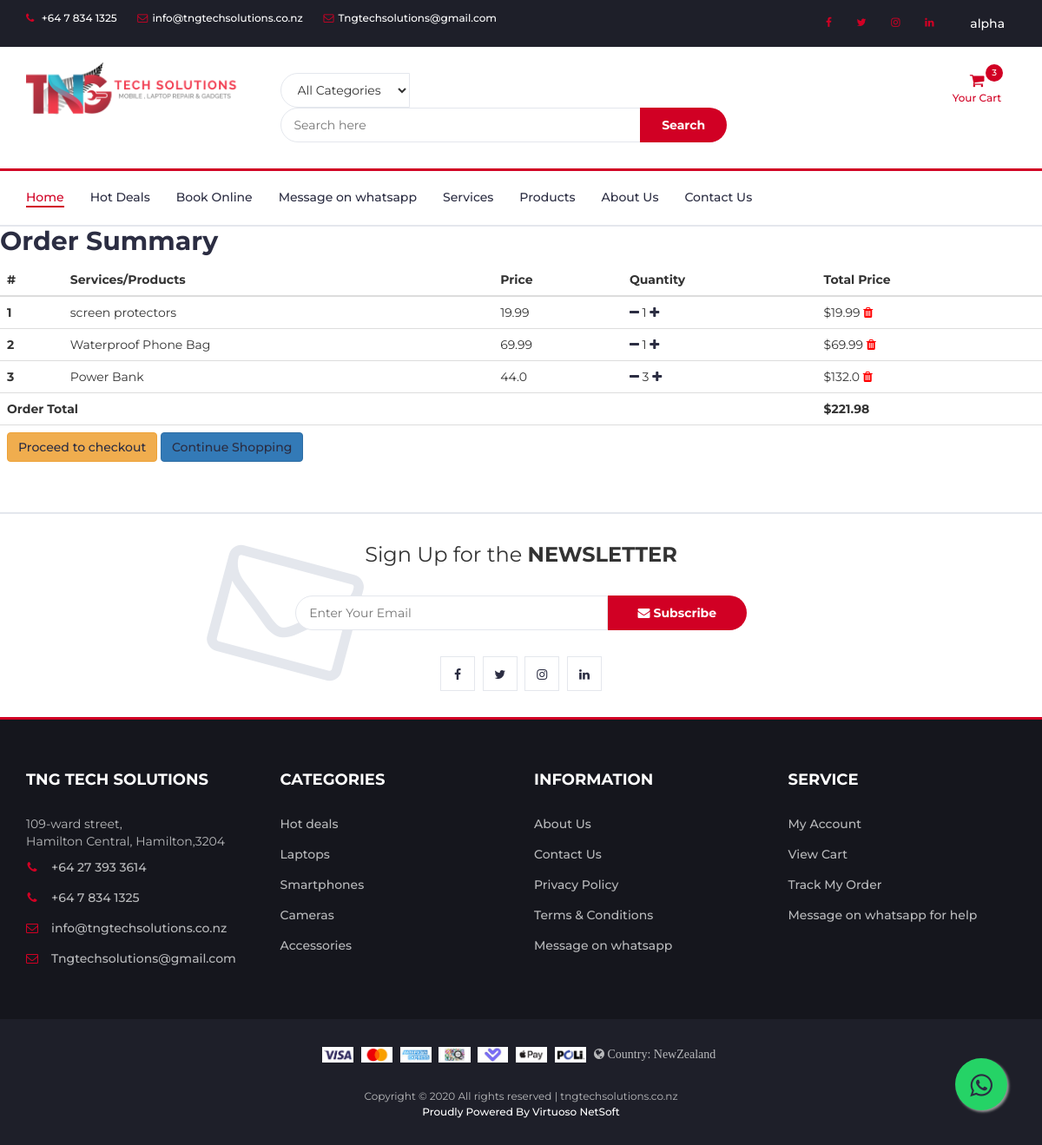
/order-summary/ (signed in), run on an earlier commit of the app's database.
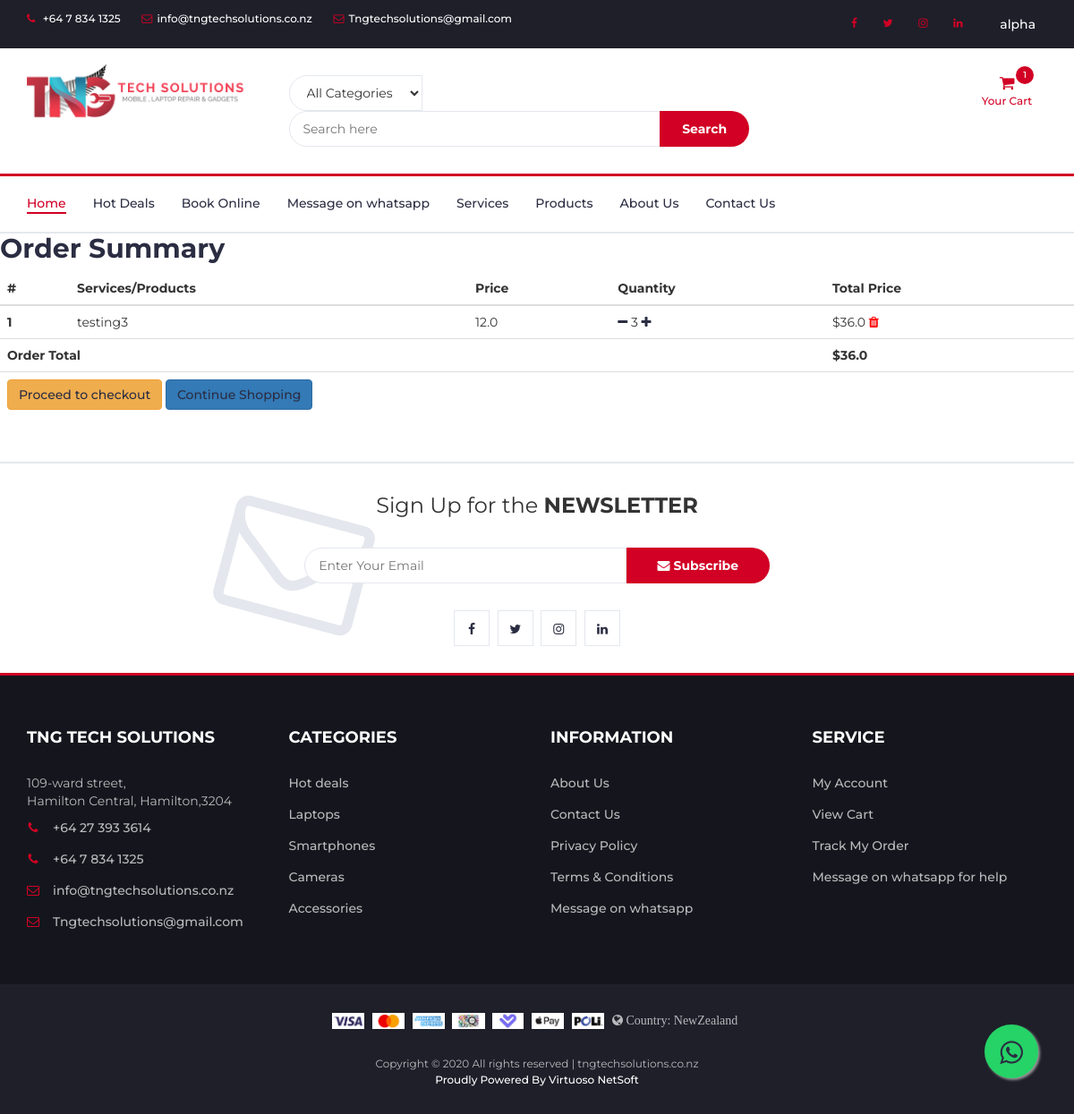
And on a later commit of the database.
### prod/models.py (models this page shows, shortened)
class Order(models.Model):
    user=models.ForeignKey(User,on_delete=models.CASCADE)
    ref_code=models.CharField(max_length=20,blank=True,null=True)
    tngproduct=models.ManyToManyField(OrderItem)
    ordered=models.BooleanField(default=False)
    start_date=models.DateTimeField(default=timezone.now)
    ordered_date=models.DateTimeField()
    shipping_address=models.ForeignKey('Address',related_name='shipping_address',on_delete=models.SET_NULL,blank=True,null=True)
    billing_address=models.ForeignKey('Address',related_name='billing_address',on_delete=models.SET_NULL,blank=True,null=True)
    payment=models.ForeignKey('Payment',on_delete=models.SET_NULL,blank=True,null=True)
    coupon = models.ForeignKey('Coupon',on_delete=models.SET_NULL,blank=True,null=True)
    being_delivered=models.BooleanField(default=False)
    received=models.BooleanField(default=False)
    refund_requested=models.BooleanField(default=False)
    refund_granted=models.BooleanField(default=False)
    def get_total(self):
        total=0
        for order_item in self.tngproduct.all():
            total+=order_item.get_final_price()
        if self.coupon:
            total-=self.coupon.amount
        return total

class OrderItem(models.Model):
    user=models.ForeignKey(User,on_delete=models.CASCADE)
    ordered=models.BooleanField(default=False)
    tngproducts=models.ForeignKey(TngProducts,on_delete=models.CASCADE,default='')
    quantity=models.IntegerField(default=1)
    product_colour = models.CharField(max_length=30,blank=True,null=True)
    product_model = models.CharField(max_length=30,blank=True,null=True)
    def get_total_item_price(self):
        return self.quantity * self.tngproducts.Price
    def get_final_price(self):
        if self.tngproducts.Discount_Price:
            return self.get_total_discount_price()
        return self.get_total_item_price()

class TngProducts(models.Model):
    CATEGORY_CHOICES=(
        ('MA','Mobile Accessories'),
        ('LA','Laptop Accessories'),
        ('TA','Tablet Accessories'),
        ('EG','Electronic Gadgets'),
        ('NA','Latest Accessories'),
        ('MR','Mobile Repair'),
        ('LR','Laptop/Computer Repair'),
        ('TR','iPad/Tablet Repair')
    )
    Name=models.CharField(max_length=100)
    Details=models.TextField()
    Additional_Details=models.TextField(blank=True,null=True)
    Price=models.FloatField()
    Discount_Price=models.FloatField(blank=True,null=True)
    category=models.CharField(max_length=2,choices=CATEGORY_CHOICES,default='A')
    subcategory = models.CharField(max_length = 100,default='none')
    brand = models.CharField(max_length = 50,default='none')
    model = models.CharField(max_length = 100,default='none')
    label=models.CharField(max_length=1,choices=LABEL_CHOICES,default='R')
    slug=models.SlugField(unique = True)
    image=models.ImageField(upload_to='product_pics')
    image1=models.ImageField(null=True,blank=True,upload_to='product_pics')
    image2=models.ImageField(null=True,blank=True,upload_to='product_pics')
    image3=models.ImageField(null=True,blank=True,upload_to='product_pics')
    image4=models.ImageField(null=True,blank=True,upload_to='product_pics')
    """ def save(self,*args,**kwargs):
        self.slug = slugify(''.join(random.choices(string.ascii_lowercase + string.digits, k=6)))
        super(TngProducts,self).save(self,*args,**kwargs) """
    class Meta:
        verbose_name_plural = 'Products'

### prod/views.py (the view)
# urls.py: path('order-summary/',ob.OrderSummaryView.as_view(),name='order-summary'),
class OrderSummaryView(View):
    def get(self,*args,**kwargs):
        if self.request.user.is_authenticated:
            try:
                order=Order.objects.get(user=self.request.user,ordered=False)
                context={
                    'object':order
                }
                return render(self.request,'prod/order-summary.html',context)
            except ObjectDoesNotExist:
                messages.warning(self.request,f'You do not have an active order')
                return redirect("/")
        else :
            prs = TngProducts.objects.all()
            context = {
                'prs': prs
            }
            return render(self.request,'prod/order-summary.html',context)

### prod/templates/prod/order-summary.html (shortened to what this page needs)
{% extends "prod/base.html" %}
{% block secheku %}
<div class="table-responsive">
  <h2>Order Summary</h2>
  <table class="table">
    <thead>
      <tr>
        <th scope="col">#</th>
        <th scope="col">Services/Products</th>
        <th scope="col">Price</th>
        <th scope="col">Quantity</th>
        <th scope="col">Total Price</th>
      </tr>
    </thead>
    {% if user.is_authenticated %}
    <tbody>
      {% for order_item in object.tngproduct.all %}
      <tr>
        <th scope="row">{{ forloop.counter }}</th>
        <td>{{ order_item.tngproducts.Name }}</td>
        <td>{{ order_item.tngproducts.Price }}</td>
        <td>
          <a href="{% url 'removeitemfromcart' order_item.tngproducts.slug %}"><i class="fa fa-minus mr-2"></i></a>
            {{ order_item.quantity }}
          <a href="{% url 'addtocart' order_item.tngproducts.slug %}"><i class="fa fa-plus ml-2"></i></a>
        </td>
        <td>
          {% if order_item.tngproducts.Discount_Price %}
            ${{ order_item.get_total_discount_price }}
            <span class="badge badge-primary">saving ${{ order_item.get_amount_save }}</span>
          {% else %}
            ${{ order_item.get_total_item_price }}
          {% endif %}
          <a style="color:red;" href="{% url 'removefromcart' order_item.tngproducts.slug %}"><i class="fa fa-trash float-right"></i></a>
        </td>
      </tr>
      {% endfor %}
      {% if object.tngproduct.all %}
        {% if object.get_total %}
        <tr>
          <td colspan="4"><b>Order Total</b></td>
          <td><b>${{ object.get_total }}</b></td>
        </tr>
        <tr>
          <td colspan="5">
            <a class='btn btn-warning my-2 float-right ml-2' href='/checkout/'>Proceed to checkout</a>
            <a href="/" class='btn btn-primary my-2 float-right'>Continue Shopping</a>
          </td>
        </tr>
        {% endif %}
      {% endif %}
    </tbody>
    {% endif %}
  </table>
</div>
{% endblock secheku %}

### prod/templates/prod/base.html (shortened to what this page needs)
{% load static %}
{% load cart_template_tags %}
<!DOCTYPE html>
<html lang="en">
<head>
	<link type="text/css" rel="stylesheet" href="{% static 'prod/css/bootstrap.min.css' %}" />
	<link type="text/css" rel="stylesheet" href="{% static 'prod/css/slick.css' %}" />
	<link type="text/css" rel="stylesheet" href="{% static 'prod/css/slick-theme.css' %}" />
	<link type="text/css" rel="stylesheet" href="{% static 'prod/css/nouislider.min.css' %}" />
	<link rel="stylesheet" href="{% static 'prod/css/font-awesome.min.css' %}">
	<link type="text/css" rel="stylesheet" href="{% static 'prod/css/style.css' %}" />
</head>
<body>
	<section>
	<header>
		<div id="top-header">
			<div class="container">
				<ul class="header-links pull-left">
					<li><a href="tel:+64 7 834 1325"><i class="fa fa-phone"></i> +64 7 834 1325</a></li>
					<li><a href="mailto:info@tngtechsolutions.co.nz"><i
								class="fa fa-envelope-o"></i>info@tngtechsolutions.co.nz</a></li>
					<li><a href="mailto:Tngtechsolutions@gmail.com"><i class="fa fa-envelope-o"></i>Tngtechsolutions@gmail.com</a></li>
				</ul>
				<ul class="header-links pull-right">
					<li class="nav-item">
						<a href="https://www.facebook.com/tngtechsolutions/" class="nav-link waves-effect"
							target="_blank" rel="noopener">
							<i class="fa fa-facebook"></i>
						</a>
					</li>
					<li class="nav-item">
						<a href="https://twitter.com/tng_tech" class="nav-link waves-effect" target="_blank" rel="noopener">
							<i class="fa fa-twitter"></i>
						</a>
					</li>
					<li class="nav-item">
						<a href="https://www.instagram.com/tngtech.nz/" class="nav-link waves-effect" target="_blank" rel="noopener">
							<i class="fa fa-instagram"></i>
						</a>
					</li>
					<li class="nav-item">
						<a href="https://www.linkedin.com/company/tng-tech-solutions/" class="nav-link waves-effect"
							target="_blank" rel="noopener">
							<i class="fa fa-linkedin"></i>
						</a>
					</li>
					{% if user.is_authenticated %}
					<li class="nav-item dropdown">
						<div class="dropdown show">
							<a class="btn dropdown-toggle" href="#" role="button" id="dropdownMenuLink"
								data-toggle="dropdown" aria-haspopup="true" aria-expanded="false">
								{{ user.username }}
							</a>
						</div>
					</li>
					{% endif %}
				</ul>
			</div>
		</div>
		<div id="header">
			<div class="container">
				<div class="row">
					<div class="col-md-3">
						<div class="header-logo">
							<a href="{% url 'homie' %}" class="logo">
								<img src="{% static 'prod/img/logo-black.png' %}" alt="" style="width:250px;">
							</a>
						</div>
					</div>
					<div class="col-md-6">
						<div class="header-search">
							<form method="get" action="{% url 'searchprod' %}">
								<select class="input-select">
									<option value="0">All Categories</option>
								</select>
								<input class="input" type="text" name="search" placeholder="Search here">
								<button class="search-btn" type="submit">Search</button>
							</form>
						</div>
					</div>
					<div class="col-md-3 clearfix">
						<div class="header-ctn">
							{% if user.is_authenticated %}
							<div class="dropdown">
								<a href="{% url 'order-summary' %}" aria-expanded="true">
									<i class="fa fa-shopping-cart"></i>
									<span>Your Cart</span>
									{% if request.user|cart_item_count != 0 %}
									<div class="qty">{{ request.user|cart_item_count }}</div>
									{% endif %}
								</a>
							</div>
							{% endif %}
						</div>
					</div>
				</div>
			</div>
		</div>
	</header>
	<nav id="navigation">
		<div class="container">
			<div id="responsive-nav">
				<ul class="main-nav nav navbar-nav">
					<li class="active"><a href="{% url 'homie' %}">Home</a></li>
					<li><a href="#">Hot Deals</a></li>
					<li><a href="/online-booking/nan/">Book Online</a></li>
					<li><a href="https://wa.me/message/X66SOD5VCXEAF1">Message on whatsapp</a></li>
					<li><a href="/serv-prod/serv/">Services</a></li>
					<li><a href="/serv-prod/prdcts/">Products</a></li>
					<li><a href="{% url 'about' %}">About Us</a></li>
					<li><a href="{% url 'contact' %}">Contact Us</a></li>
				</ul>
			</div>
		</div>
	</nav>
	{% block secheku  %}
	{% endblock secheku %}
	<div id="newsletter" class="section">
		<div class="container">
			<div class="row">
				<div class="col-md-12">
					<div class="newsletter">
						<p>Sign Up for the <strong>NEWSLETTER</strong></p>
						<form method="POST" action="{% url 'homenews' %}">
							<input class="input" name="email" type="email" placeholder="Enter Your Email">
							<button class="newsletter-btn" type="submit"><i class="fa fa-envelope"></i>
								Subscribe</button>
						</form>
						<ul class="newsletter-follow">
							<li>
								<a href="https://www.facebook.com/tngtechsolutions/" target="_blank"><i
										class="fa fa-facebook"></i></a>
							</li>
							<li>
								<a href="https://twitter.com/tng_tech" target="_blank"><i class="fa fa-twitter"></i></a>
							</li>
							<li>
								<a href="https://www.instagram.com/tngtech.nz/" target="_blank"><i
										class="fa fa-instagram"></i></a>
							</li>
							<li>
								<a href="https://www.linkedin.com/company/tng-tech-solutions/" target="_blank"><i
										class="fa fa-linkedin"></i></a>
							</li>
						</ul>
					</div>
				</div>
			</div>
		</div>
	</div>
	<a href="https://wa.me/message/X66SOD5VCXEAF1" class="float" target="_blank" rel="noopener">
		<i class="fa fa-whatsapp" aria-hidden="true" style="margin-top: 16px;"></i>
		</a>
	<footer id="footer">
		<div class="section">
			<div class="container">
				<div class="row">
					<div class="col-md-3 col-xs-6">
						<div class="footer">
							<h3 class="footer-title">TNG Tech Solutions</h3>
							<p>109-ward street,<br> Hamilton Central, Hamilton,3204</p>
							<ul class="footer-links">
								<li><a href="tel:+64 27 393 3614"><i class="fa fa-phone"></i>+64 27 393 3614</a></li>
								<li><a href="tel:+64 7 834 1325"><i class="fa fa-phone"></i>+64 7 834 1325</a></li>
								<li><a href="mailto:info@tngtechsolutions.co.nz"><i
											class="fa fa-envelope-o"></i>info@tngtechsolutions.co.nz</a></li>
								<li><a href="mailto:Tngtechsolutions@gmail.com"><i class="fa fa-envelope-o"></i>Tngtechsolutions@gmail.com</a></li>
							</ul>
						</div>
					</div>
					<div class="col-md-3 col-xs-6">
						<div class="footer">
							<h3 class="footer-title">Categories</h3>
							<ul class="footer-links">
								<li><a href="#">Hot deals</a></li>
								<li><a href="#">Laptops</a></li>
								<li><a href="#">Smartphones</a></li>
								<li><a href="#">Cameras</a></li>
								<li><a href="#">Accessories</a></li>
							</ul>
						</div>
					</div>
					<div class="col-md-3 col-xs-6">
						<div class="footer">
							<h3 class="footer-title">Information</h3>
							<ul class="footer-links">
								<li><a href="{% url 'about' %}">About Us</a></li>
								<li><a href="{% url 'contact' %}">Contact Us</a></li>
								<li><a href="{% url 'privacy' %}">Privacy Policy</a></li>
								<li><a href="{% url 'tandc' %}">Terms & Conditions</a></li>
								<li><a href="https://wa.me/message/X66SOD5VCXEAF1">Message on whatsapp</a></li>
							</ul>
						</div>
					</div>
					<div class="col-md-3 col-xs-6">
						<div class="footer">
							<h3 class="footer-title">Service</h3>
							<ul class="footer-links">
								<li><a href="{% url 'profile' %}">My Account</a></li>
								<li><a href="/order-summary/">View Cart</a></li>
								<li><a href="{% url 'vieworders' %}">Track My Order</a></li>
								<li><a href="https://wa.me/message/X66SOD5VCXEAF1">Message on whatsapp for help</a></li>
							</ul>
						</div>
					</div>
				</div>
			</div>
		</div>
		<div id="bottom-footer" class="section">
			<div class="container">
				<div class="row">
					<div class="col-md-12 text-center">
						<ul class="footer-payments">
							<li><img src="{% static 'prod/img/visa.jpg' %}" alt="" style="height: 18px;"></li>
							<li><img src="{% static 'prod/img/mastercard.jpg' %}" alt="" style="height: 18px;"></li>
							<li><img src="{% static 'prod/img/american-express.jpg' %}" alt="" style="height: 18px;"></li>
							<li><img src="{% static 'prod/img/qcard.jpg' %}" alt="" style="height: 18px;"></li>
							<li><img src="{% static 'prod/img/laybuy.jpg' %}" alt="" style="height: 18px;"></li>
							<li><img src="{% static 'prod/img/apple-pay.jpg' %}" alt="" style="height: 18px;"></li>
							<li><img src="{% static 'prod/img/poli.jpg' %}" alt="" style="height: 18px;"></li>
							<li class="ml-4">  <i class="fa fa-globe"> Country: NewZealand</i></li>
						</ul>
						<span class="copyright">
							Copyright &copy;
							<script>document.write(new Date().getFullYear());</script> All rights reserved |
							tngtechsolutions.co.nz <br> <a href="https://www.virtuosonetsoft.com/contact.php" target="_blank" style="color: white;" rel="noopener">
								Proudly Powered By Virtuoso NetSoft</a>
						</span>
					</div>
				</div>
			</div>
		</div>
	</footer>
	</section>
</body>
</html>

What changed in the data, as far as the page shows it:
removed OrderItem: tngproducts.Name "screen protectors", tngproducts.Price "19.99", quantity "1", get_total_item_price "19.99"
removed OrderItem: tngproducts.Name "Waterproof Phone Bag", tngproducts.Price "69.99", quantity "1", get_total_item_price "69.99"
removed OrderItem: tngproducts.Name "Power Bank", tngproducts.Price "44.0", quantity "3", get_total_item_price "132.0"
added OrderItem: tngproducts.Name "testing3", tngproducts.Price "12.0", quantity "3", get_total_item_price "36.0"
computed for Order: get_total "221.98" → "36.0"
Also different on the page:
{{ request.user|cart_item_count }}: "3" → "1"
